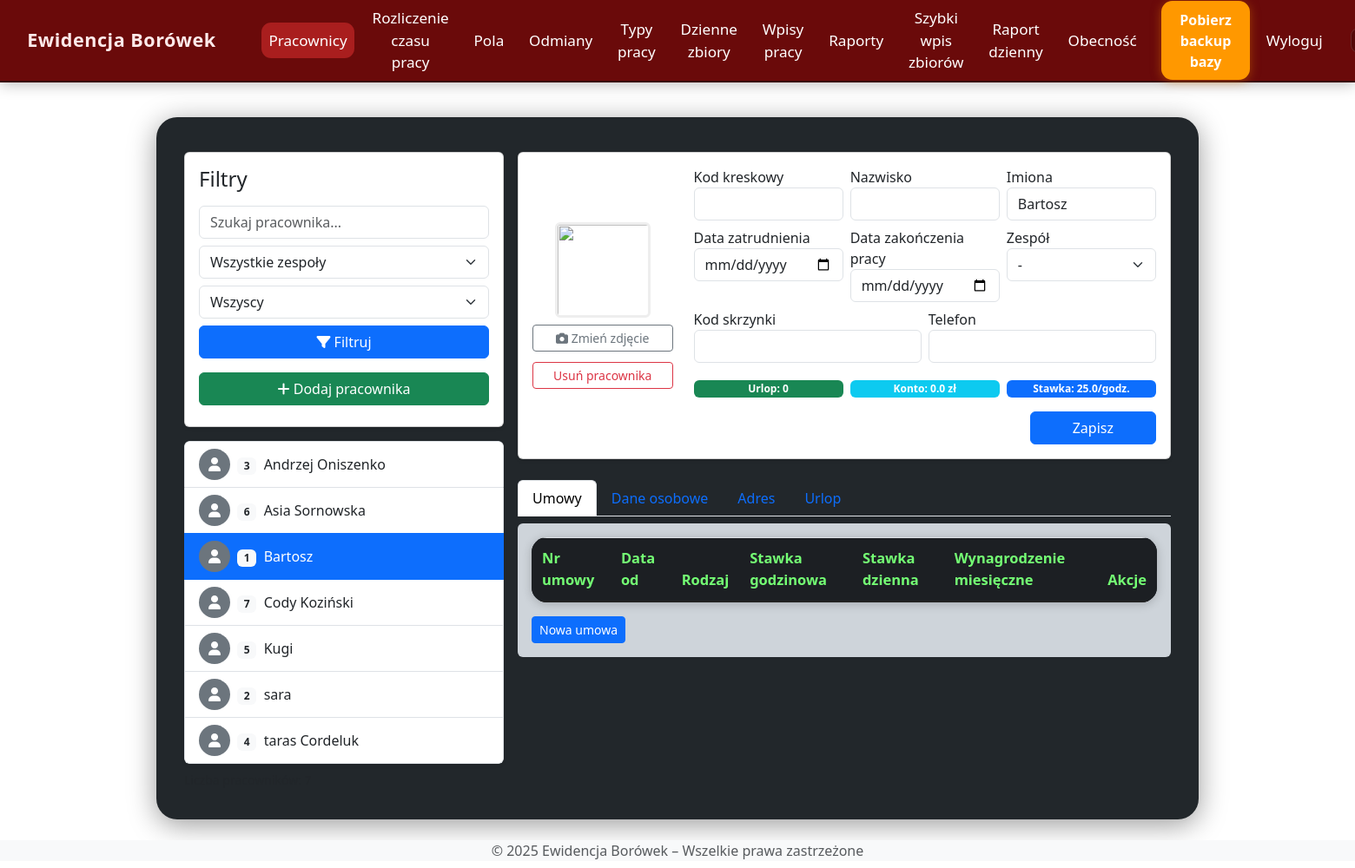
The app's page /employees?selected_id=1 (signed in) with its own data.
### models.py (models this page shows)
class Employee(db.Model):
    id = db.Column(db.Integer, primary_key=True)
    external_id = db.Column(db.String(30), unique=True)
    name = db.Column(db.String(100), nullable=False)
    external_id = db.Column(db.String(50))
    hourly_rate = db.Column(db.Float, nullable=False, default=0.0)
    piece_rate = db.Column(db.Float, nullable=False, default=0.0)
    is_active = db.Column(db.Boolean, default=True)
    entries = db.relationship('Entry', backref='employee', lazy=True, cascade="all, delete-orphan")
    harvests = db.relationship('DailyHarvest', backref='employee', lazy=True, cascade="all, delete-orphan")
    team = db.Column(db.String(64), nullable=True)

### app.py (the view)
@app.route('/employees')
@login_required
def employees():
    q = request.args.get('q', '').strip()
    team = request.args.get('team', '')
    status = request.args.get('status', '')
    selected_id = request.args.get('selected_id', type=int)
    teams = db.session.query(Employee.team).distinct().all()
    teams = [t[0] for t in teams if t[0]]
    query = Employee.query
    if q:
        query = query.filter(Employee.name.ilike(f"%{q}%"))
    if team:
        query = query.filter(Employee.team == team)
    if status == 'active':
        query = query.filter(Employee.is_active == True)
    elif status == 'inactive':
        query = query.filter(Employee.is_active == False)
    employees = query.order_by(Employee.name).all()
    employee = None
    if selected_id:
        employee = Employee.query.get(selected_id)
    return render_template(
        'employees.html',
        employees=employees,
        employee=employee,
        selected_id=selected_id,
        teams=teams
    )

### app.py (called while the page is built)
@app.context_processor
def inject_now():
    return {'current_year': datetime.now().year}

@app.context_processor
def inject_now():
    return {'current_year': datetime.now().year}

@login_manager.user_loader
def load_user(user_id):
    return User.query.get(int(user_id))

### templates/employees.html (shortened to what this page needs)
{% extends "base.html" %}
{% block content %}
<div class="section-box">
  <div class="row g-3">
    <div class="col-lg-4 col-md-5">
      <div class="card mb-3 shadow-sm">
        <div class="card-body">
          <h4 class="card-title mb-3">Filtry</h4>
          <form method="get" class="mb-3 d-flex flex-column gap-2">
            <input type="text" name="q" class="form-control" placeholder="Szukaj pracownika..." value="{{ request.args.get('q', '') }}">
            <select name="team" class="form-select">
              <option value="">Wszystkie zespoły</option>
            </select>
            <select name="status" class="form-select">
              <option value="">Wszyscy</option>
            </select>
            <button type="submit" class="btn btn-primary"><i class="fas fa-filter"></i> Filtruj</button>
          </form>
          <a href="{{ url_for('add_employee') }}" class="btn btn-success w-100 mb-2"><i class="fas fa-plus"></i> Dodaj pracownika</a>
        </div>
      </div>
      <div class="list-group shadow-sm" style="max-height: 475px; overflow-y: auto;">
        {% for emp in employees %}
        <a href="{{ url_for('employees', selected_id=emp.id) }}" class="list-group-item list-group-item-action d-flex align-items-center gap-2 {% if emp.id==selected_id %}active{% endif %}">
          {% if emp.photo_url %}
            <img src="{{ emp.photo_url }}" alt="Zdjęcie" class="rounded-circle" style="width:36px;height:36px;object-fit:cover;">
          {% else %}
            <span class="rounded-circle bg-secondary d-inline-flex justify-content-center align-items-center" style="width:36px;height:36px;color:#fff;"> <i class="fas fa-user"></i> </span>
          {% endif %}
          <span>
            <span class="badge bg-light text-dark me-1">{{ emp.external_id or emp.id }}</span>
            {{ emp.name }}
          </span>
        </a>
        {% endfor %}
      </div>
      <div class="mt-2 text-muted small">Liczba pracowników: {{ employees|length }}</div>
    </div>
    <div class="col-lg-8 col-md-7">
      {% if employee %}
      <form method="post" enctype="multipart/form-data" class="employee-card">
        <div class="card shadow-sm mb-3">
          <div class="card-body">
            <div class="row align-items-center">
              <div class="col-md-3 text-center mb-3 mb-md-0">
                <img src="{{ employee.photo_url or url_for('static', filename='avatar_placeholder.png') }}" class="rounded mb-2" style="width: 110px; height:110px; object-fit:cover; border:3px solid #eee;">
                <div class="d-grid gap-2">
                  <label class="btn btn-outline-secondary btn-sm mb-1">
                    <i class="fas fa-camera"></i> Zmień zdjęcie
                  </label>
                  <a href="{{ url_for('delete_employee', id=employee.id) }}" class="btn btn-outline-danger btn-sm">Usuń pracownika</a>
                </div>
              </div>
              <div class="col-md-9">
                <div class="row g-2">
                  <div class="col-sm-4">
                    <label class="form-label mb-0">Kod kreskowy</label>
                    <input type="text" class="form-control" name="barcode" value="{{ employee.barcode }}">
                  </div>
                  <div class="col-sm-4">
                    <label class="form-label mb-0">Nazwisko</label>
                    <input type="text" class="form-control" name="surname" value="{{ employee.surname }}">
                  </div>
                  <div class="col-sm-4">
                    <label class="form-label mb-0">Imiona</label>
                    <input type="text" class="form-control" name="name" value="{{ employee.name }}">
                  </div>
                  <div class="col-sm-4">
                    <label class="form-label mb-0">Data zatrudnienia</label>
                    <input type="date" class="form-control" name="hire_date" value="{{ employee.hire_date }}">
                  </div>
                  <div class="col-sm-4">
                    <label class="form-label mb-0">Data zakończenia pracy</label>
                    <input type="date" class="form-control" name="end_date" value="{{ employee.end_date }}">
                  </div>
                  <div class="col-sm-4">
                    <label class="form-label mb-0">Zespół</label>
                    <select class="form-select" name="team">
                      <option value="">-</option>
                    </select>
                  </div>
                  <div class="col-6">
                    <label class="form-label mb-0">Kod skrzynki</label>
                    <input type="text" class="form-control" name="box_barcode" value="{{ employee.box_barcode }}">
                  </div>
                  <div class="col-6">
                    <label class="form-label mb-0">Telefon</label>
                    <input type="text" class="form-control" name="phone" value="{{ employee.phone }}">
                  </div>
                </div>
                <div class="row mt-2 g-2">
                  <div class="col-sm-4">
                    <span class="badge bg-success w-100">Urlop: {{ employee.vacation_days or 0 }}</span>
                  </div>
                  <div class="col-sm-4">
                    <span class="badge bg-info w-100">Konto: {{ employee.account_balance or 0.00 }} zł</span>
                  </div>
                  <div class="col-sm-4">
                    <span class="badge bg-primary w-100">Stawka: {{ employee.hourly_rate or '0.00' }}/godz.</span>
                  </div>
                </div>
                <div class="mt-3 text-end">
                  <button type="submit" class="btn btn-primary px-5">Zapisz</button>
                </div>
              </div>
            </div>
          </div>
        </div>
        <ul class="nav nav-tabs mt-4" id="empTab" role="tablist">
          <li class="nav-item" role="presentation">
            <button class="nav-link active" id="umowy-tab" data-bs-toggle="tab" data-bs-target="#umowy" type="button" role="tab">Umowy</button>
          </li>
          <li class="nav-item" role="presentation">
            <button class="nav-link" id="osobowe-tab" data-bs-toggle="tab" data-bs-target="#osobowe" type="button" role="tab">Dane osobowe</button>
          </li>
          <li class="nav-item" role="presentation">
            <button class="nav-link" id="adres-tab" data-bs-toggle="tab" data-bs-target="#adres" type="button" role="tab">Adres</button>
          </li>
          <li class="nav-item" role="presentation">
            <button class="nav-link" id="urlop-tab" data-bs-toggle="tab" data-bs-target="#urlop" type="button" role="tab">Urlop</button>
          </li>
        </ul>
        <div class="tab-content bg-dark-subtle mt-2 p-3 rounded" id="empTabContent">
          <div class="tab-pane fade show active" id="umowy" role="tabpanel">
            <table class="table table-sm table-striped table-bordered table-custom">
              <thead>
                <tr>
                  <th>Nr umowy</th>
                  <th>Data od</th>
                  <th>Rodzaj</th>
                  <th>Stawka godzinowa</th>
                  <th>Stawka dzienna</th>
                  <th>Wynagrodzenie miesięczne</th>
                  <th>Akcje</th>
                </tr>
              </thead>
            </table>
            <button class="btn btn-primary btn-sm">Nowa umowa</button>
          </div>
        </div>
      </form>
      {% else %}
        <div class="alert alert-info mt-4">Wybierz pracownika z listy po lewej, aby zobaczyć szczegóły.</div>
      {% endif %}
    </div>
  </div>
</div>
{% endblock %}

### static/style.css (style rules this page uses)
body { font-family: 'Segoe UI', Tahoma, Geneva, Verdana, sans-serif; background-color: #f8f9fa; color: #343a40; transition: background 0.3s, color 0.3s; }
:root { --bg: #ffffff; --text: #222222; --navbar: #6a0a0a; --footer: #f8f9fa; --tile: #8D0707; --tile-hover: #ad1d1d; --tile-shadow: 0 4px 24px #0002; --tile-glow: 0 0 12px #d32f2f88; }
body { background: var(--bg); color: var(--text); }
.section-box { max-width: 1200px; margin: 40px auto 0 auto; background: #22272b; border-radius: 24px; box-shadow: 0 6px 32px #0006; padding: 2.5rem 2rem 2.2rem 2rem; }
.table-custom { width: 100%; border-radius: 1.1rem; overflow: hidden; background: #22272b; box-shadow: 0 2px 12px #0003; font-size: 1.03rem; }
.table-custom th, .table-custom td { padding: 0.7rem 0.75rem; border: none; }
.table-custom thead th { background: #1c1f23; color: #74ff74; font-weight: 700; border-bottom: 2px solid #222; }

### templates/base.html (style rules this page uses)
:root { --bg: #ffffff; --text: #222222; --navbar: #6a0a0a; --footer: #f8f9fa; }
body { background: var(--bg); color: var(--text); transition: background 0.3s, color 0.3s; }

### records on screen
Employee: id "3", name "Andrzej Oniszenko"
Employee: id "6", name "Asia Sornowska"
Employee: id "1", name "Bartosz", hourly_rate "25.0"
Employee: id "7", name "Cody Koziński"
Employee: id "5", name "Kugi"
Employee: id "2", name "sara"
Employee: id "4", name "taras Cordeluk"

### other values on screen
{{ employee.vacation_days or 0 }} "0"
{{ employee.account_balance or 0.00 }} "0.0"
